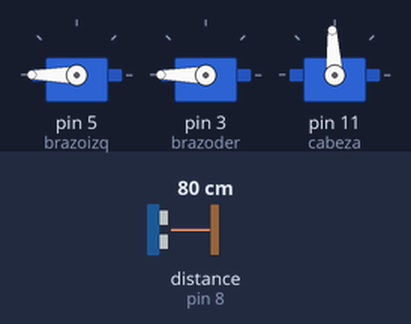
Bench run of a sketch on a simulated Arduino Uno, built with avr-gcc and run on an emulated ATmega328P. On the bench: 3 × servo. The test bench sets the inputs (shaded band); at power-on: distance to the obstacle (sensor on pin 8) 80 cm. The echo pulse lasts 58.3 µs per cm.

Above: at 3.5 s.
3.6 s: distance to the obstacle (sensor on pin 8) set to 21 cm
At 3.78 s:
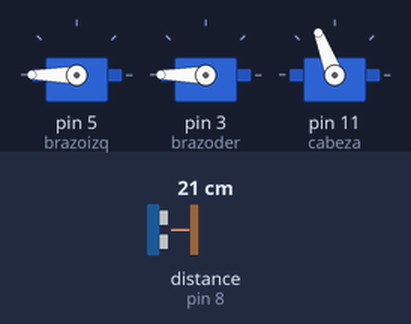
7.1 s: distance to the obstacle (sensor on pin 8) set to 17 cm
At 8.31 s:
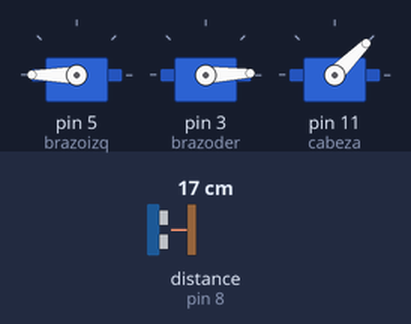
At 8.91 s:
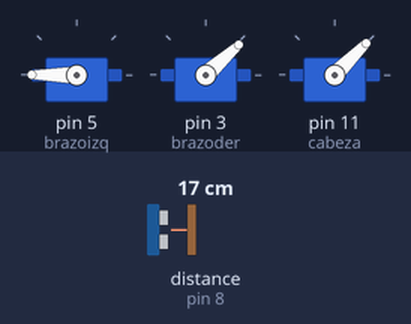
Timing chart, 0 to 32.2 s (numbered marks = the images above; inputs shaded):
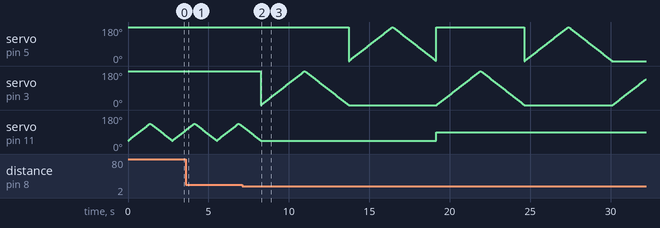

The sketch:

distancia_vsimple.ino
```cpp
// Configuramos los pines que vamos a usar.
#include <Ultrasonic.h>//Incluimos la libreria para el control del sensor HC-SR04.
Ultrasonic sensor(7,8,30000); // (Trig PIN,Echo PIN, microsegundos max "distancia máxima") 30000us = 5 metros.
#include <Servo.h>
Servo cabeza;
Servo brazoder;
Servo brazoizq;  // create servo object to control a servo
int velocidad_de_medida=5;//Variable para ajustar la velocidad de medida del sensor.
long int distancia=0;//Variable para almacenar la distancia medida.
int pos = 0;
void setup()
{
brazoizq.attach(5);
brazoder.attach(3);
cabeza.attach(11);
}

void loop()
{
  cabeza.write(90);
  brazoder.write(180);
  brazoizq.write(180);
  distancia=sensor.read(CM);
 for (pos = 45; pos <= 135; pos++) { // goes from 0 degrees to 180 degrees
    // in steps of 1 degree
    cabeza.write(pos);
    if(distancia<20){//Mientras la distancia sea menor que 30 se mantiene en este bucler
        for (pos = 0; pos <= 180; pos++) { // goes from 0 degrees to 180 degrees
    // in steps of 1 degree
    brazoder.write(pos);
    cabeza.write(90); // tell servo to go to position in variable 'pos'
    delay(15);                       // waits 15ms for the servo to reach the position
  }
  for (pos = 180; pos >= 0; pos--) { // goes from 180 degrees to 0 degrees
    brazoder.write(pos);              // tell servo to go to position in variable 'pos'
    delay(15);                       // waits 15ms for the servo to reach the position
  }
  for (pos = 0; pos <= 180; pos++) { // goes from 0 degrees to 180 degrees
    // in steps of 1 degree
    brazoizq.write(pos);              // tell servo to go to position in variable 'pos'
    delay(15);                       // waits 15ms for the servo to reach the position
  }
  for (pos = 180; pos >= 0; pos--) { // goes from 180 degrees to 0 degrees
    brazoizq.write(pos);              // tell servo to go to position in variable 'pos'
    delay(15);                       // waits 15ms for the servo to reach the position
  }


  }// tell servo to go to position in variable 'pos'
    delay(15);                       // waits 15ms for the servo to reach the position
  }
  for (pos = 135; pos >= 45; pos--) { // goes from 180 degrees to 0 degrees
    cabeza.write(pos);
    if(distancia<20){//Mientras la distancia sea menor que 30 se mantiene en este bucler
        for (pos = 0; pos <= 180; pos++) { // goes from 0 degrees to 180 degrees
    // in steps of 1 degree
    brazoder.write(pos);
    cabeza.write(90);// tell servo to go to position in variable 'pos'
    delay(15);                       // waits 15ms for the servo to reach the position
  }
  for (pos = 180; pos >= 0; pos--) { // goes from 180 degrees to 0 degrees
    brazoder.write(pos);              // tell servo to go to position in variable 'pos'
    delay(15);                       // waits 15ms for the servo to reach the position
  }
  for (pos = 0; pos <= 180; pos++) { // goes from 0 degrees to 180 degrees
    // in steps of 1 degree
    brazoizq.write(pos);              // tell servo to go to position in variable 'pos'
    delay(15);                       // waits 15ms for the servo to reach the position
  }
  for (pos = 180; pos >= 0; pos--) { // goes from 180 degrees to 0 degrees
    brazoizq.write(pos);              // tell servo to go to position in variable 'pos'
    delay(15);                       // waits 15ms for the servo to reach the position
  }


  }// tell servo to go to position in variable 'pos'
    delay(15);                       // waits 15ms for the servo to reach the position
  }

  distancia=sensor.read(CM);//Medimos la distancia y la guardamos en la variable


  if(distancia<20){//Mientras la distancia sea menor que 30 se mantiene en este bucler
        for (pos = 0; pos <= 180; pos++) { // goes from 0 degrees to 180 degrees
    // in steps of 1 degree
    brazoder.write(pos);              // tell servo to go to position in variable 'pos'
    delay(15);                       // waits 15ms for the servo to reach the position
  }
  for (pos = 180; pos >= 0; pos--) { // goes from 180 degrees to 0 degrees
    brazoder.write(pos);              // tell servo to go to position in variable 'pos'
    delay(15);                       // waits 15ms for the servo to reach the position
  }
  for (pos = 0; pos <= 180; pos++) { // goes from 0 degrees to 180 degrees
    // in steps of 1 degree
    brazoizq.write(pos);              // tell servo to go to position in variable 'pos'
    delay(15);                       // waits 15ms for the servo to reach the position
  }
  for (pos = 180; pos >= 0; pos--) { // goes from 180 degrees to 0 degrees
    brazoizq.write(pos);              // tell servo to go to position in variable 'pos'
    delay(15);                       // waits 15ms for the servo to reach the position
  }


  }

}
```

Measured:
- the behaviour switches between 20 and 19 cm on distance to the obstacle (sensor on pin 8) (found by bisection; images 1 and 2)
